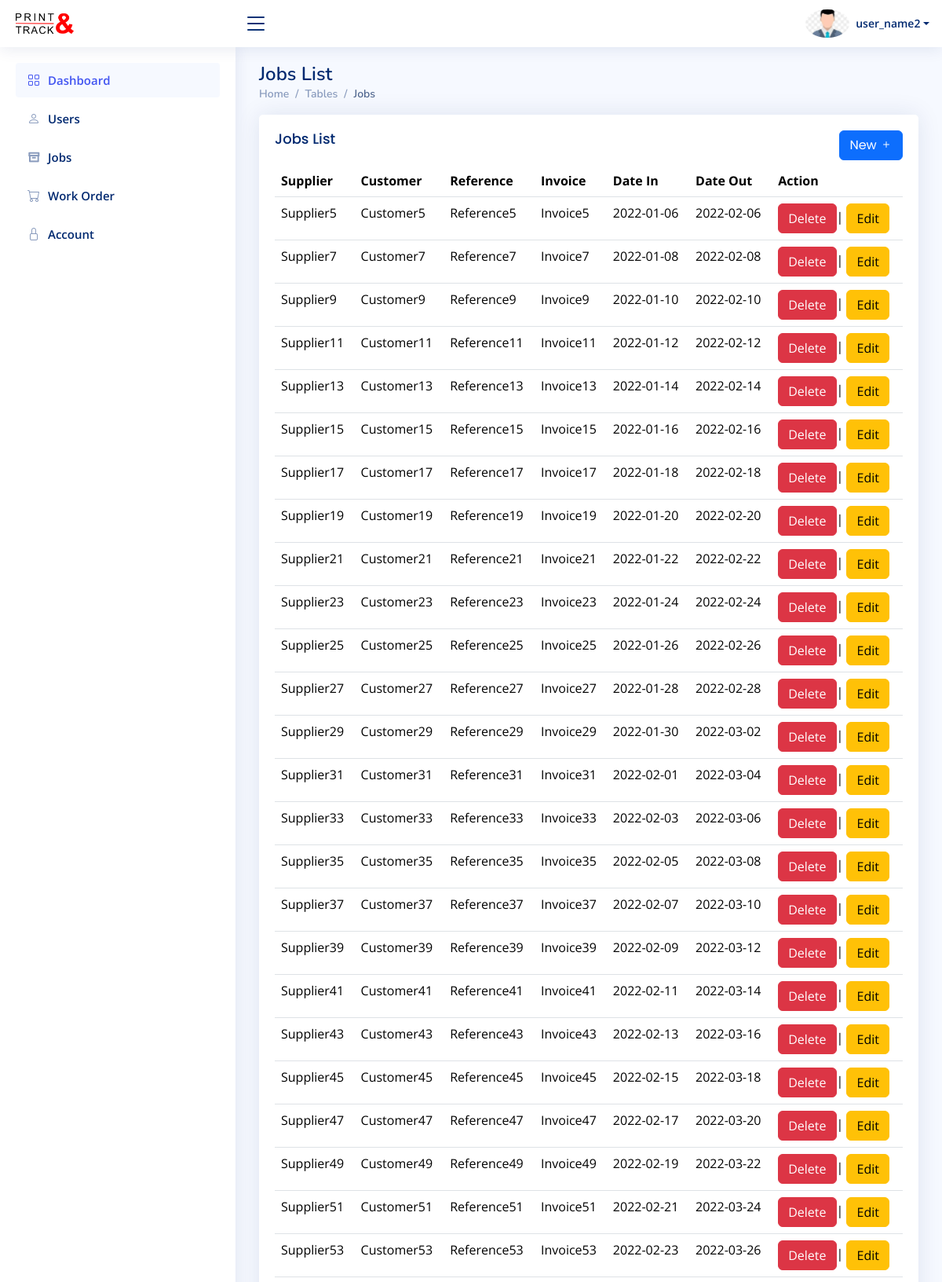
/admin/jobs.php (signed in, upper part), run on the app's committed database.
### tables this page shows
CREATE TABLE `jobs` (
  `job_id` int(11) NOT NULL,
  `user_id` int(11) NOT NULL,
  `supplier` varchar(255) DEFAULT NULL,
  `customer` varchar(255) DEFAULT NULL,
  `reference` varchar(255) DEFAULT NULL,
  `invoice` varchar(255) DEFAULT NULL,
  `date_in` date DEFAULT NULL,
  `date_out` date DEFAULT NULL,
  `archived` tinyint(1) DEFAULT 0
);

### admin/jobs.php (the view, shortened to what this page needs)
<!DOCTYPE html>
<html lang="en">
<head>
  <link href="../assets/vendor/bootstrap/css/bootstrap.min.css" rel="stylesheet">
  <link href="../assets/vendor/bootstrap-icons/bootstrap-icons.css" rel="stylesheet">
  <link href="../assets/vendor/boxicons/css/boxicons.min.css" rel="stylesheet">
  <link href="../assets/vendor/quill/quill.snow.css" rel="stylesheet">
  <link href="../assets/vendor/quill/quill.bubble.css" rel="stylesheet">
  <link href="../assets/vendor/remixicon/remixicon.css" rel="stylesheet">
  <link href="../assets/vendor/simple-datatables/style.css" rel="stylesheet">
  <link href="../assets/css/style.css" rel="stylesheet">
</head>
<body>
  <?php include('header.php') ?>
  <?php include('sidebar.php') ?>
  <main id="main" class="main">
    <div class="pagetitle">
      <h1>Jobs List</h1>
      <nav>
        <ol class="breadcrumb">
          <li class="breadcrumb-item"><a href="dashboard.php">Home</a></li>
          <li class="breadcrumb-item">Tables</li>
          <li class="breadcrumb-item active">Jobs</li>
        </ol>
      </nav>
    </div>
    <section class="section">
      <div class="row">
        <div class="col-lg-12">
          <div class="card">
            <div class="card-body">
              <h5 class="card-title">Jobs List <a class="btn btn-primary float-end" href="jobnew.php"> New <i class="bi bi-plus"></i>  <span></span></a></h5>
              <table class="table datatable">
                <thead>
                  <tr>
                    <th>Supplier</th>
                    <th>Customer</th>
                    <th>Reference</th>
                    <th>Invoice</th>
                    <th>Date In</th>
                    <th>Date Out</th>
                    <th>Action</th>
                  </tr>
                </thead>
                <tbody>
                <?php
                  include '../includes/db.php';
                  $sql = "SELECT * FROM jobs where archived = 1";
                  $result = $conn->query($sql);
                  if ($result->num_rows > 0) {
                      $rows = $result->fetch_all(MYSQLI_ASSOC);
                      foreach ($rows as $row):
                      ?>
                      <tr>
                          <td><?php echo $row['supplier']; ?></td>
                          <td><?php echo $row['customer']; ?></td>
                          <td><?php echo $row['reference']; ?></td>
                          <td><?php echo $row['invoice']; ?></td>
                          <td><?php echo $row['date_in']; ?></td>
                          <td><?php echo $row['date_out']; ?></td>
                          <td>
                              <form action="actions/job_delete_action.php" method="POST">
                                  <button type="submit" name="delete" class="btn btn-danger">Delete</button>|
                                  <a href="jobedit.php?id=<?php echo $row['job_id']; ?>" class="btn btn-warning">Edit</a>
                              </form>
                          </td>
                      </tr>
                      <?php endforeach;
                  } else {
                      echo "No records found";
                  }
                ?>
                </tbody>
              </table>
            </div>
          </div>
        </div>
      </div>
    </section>
  </main>
</body>
</html>

### assets/css/style.css (style rules this page uses)
:root { scroll-behavior: smooth; }
body { font-family: "Open Sans", sans-serif; background: #f6f9ff; color: #444444; }
a { color: #4154f1; text-decoration: none; }
h1, h2, h3, h4, h5, h6 { font-family: "Nunito", sans-serif; }
#main { margin-top: 60px; padding: 20px 30px; transition: all 0.3s; }
.pagetitle { margin-bottom: 10px; }
.pagetitle h1 { font-size: 24px; margin-bottom: 0; font-weight: 600; color: #012970; }
.card { margin-bottom: 30px; border: none; border-radius: 5px; box-shadow: 0px 0 30px rgba(1, 41, 112, 0.1); }
.card-title { padding: 20px 0 15px 0; font-size: 18px; font-weight: 500; color: #012970; font-family: "Poppins", sans-serif; }
.card-body { padding: 0 20px 20px 20px; }
.breadcrumb { font-size: 14px; font-family: "Nunito", sans-serif; color: #899bbd; font-weight: 600; }
.breadcrumb a { color: #899bbd; transition: 0.3s; }
.breadcrumb .breadcrumb-item::before { color: #899bbd; }
.breadcrumb .active { color: #51678f; font-weight: 600; }
@media (min-width: 1200px) { #main, #footer { margin-left: 300px; } }

### data on the page
jobs: supplier "Supplier5", customer "Customer5", reference "Reference5", invoice "Invoice5", date_in "2022-01-06", date_out "2022-02-06"
jobs: supplier "Supplier7", customer "Customer7", reference "Reference7", invoice "Invoice7", date_in "2022-01-08", date_out "2022-02-08"
jobs: supplier "Supplier9", customer "Customer9", reference "Reference9", invoice "Invoice9", date_in "2022-01-10", date_out "2022-02-10"
jobs: supplier "Supplier11", customer "Customer11", reference "Reference11", invoice "Invoice11", date_in "2022-01-12", date_out "2022-02-12"
jobs: supplier "Supplier13", customer "Customer13", reference "Reference13", invoice "Invoice13", date_in "2022-01-14", date_out "2022-02-14"
jobs: supplier "Supplier15", customer "Customer15", reference "Reference15", invoice "Invoice15", date_in "2022-01-16", date_out "2022-02-16"
jobs: supplier "Supplier17", customer "Customer17", reference "Reference17", invoice "Invoice17", date_in "2022-01-18", date_out "2022-02-18"
jobs: supplier "Supplier19", customer "Customer19", reference "Reference19", invoice "Invoice19", date_in "2022-01-20", date_out "2022-02-20"
jobs: supplier "Supplier21", customer "Customer21", reference "Reference21", invoice "Invoice21", date_in "2022-01-22", date_out "2022-02-22"
jobs: supplier "Supplier23", customer "Customer23", reference "Reference23", invoice "Invoice23", date_in "2022-01-24", date_out "2022-02-24"
jobs: supplier "Supplier25", customer "Customer25", reference "Reference25", invoice "Invoice25", date_in "2022-01-26", date_out "2022-02-26"
jobs: supplier "Supplier27", customer "Customer27", reference "Reference27", invoice "Invoice27", date_in "2022-01-28", date_out "2022-02-28"
jobs: supplier "Supplier29", customer "Customer29", reference "Reference29", invoice "Invoice29", date_in "2022-01-30", date_out "2022-03-02"
jobs: supplier "Supplier31", customer "Customer31", reference "Reference31", invoice "Invoice31", date_in "2022-02-01", date_out "2022-03-04"
jobs: supplier "Supplier33", customer "Customer33", reference "Reference33", invoice "Invoice33", date_in "2022-02-03", date_out "2022-03-06"
jobs: supplier "Supplier35", customer "Customer35", reference "Reference35", invoice "Invoice35", date_in "2022-02-05", date_out "2022-03-08"
jobs: supplier "Supplier37", customer "Customer37", reference "Reference37", invoice "Invoice37", date_in "2022-02-07", date_out "2022-03-10"
jobs: supplier "Supplier39", customer "Customer39", reference "Reference39", invoice "Invoice39", date_in "2022-02-09", date_out "2022-03-12"
jobs: supplier "Supplier41", customer "Customer41", reference "Reference41", invoice "Invoice41", date_in "2022-02-11", date_out "2022-03-14"
jobs: supplier "Supplier43", customer "Customer43", reference "Reference43", invoice "Invoice43", date_in "2022-02-13", date_out "2022-03-16"
jobs: supplier "Supplier45", customer "Customer45", reference "Reference45", invoice "Invoice45", date_in "2022-02-15", date_out "2022-03-18"
jobs: supplier "Supplier47", customer "Customer47", reference "Reference47", invoice "Invoice47", date_in "2022-02-17", date_out "2022-03-20"
jobs: supplier "Supplier49", customer "Customer49", reference "Reference49", invoice "Invoice49", date_in "2022-02-19", date_out "2022-03-22"
jobs: supplier "Supplier51", customer "Customer51", reference "Reference51", invoice "Invoice51", date_in "2022-02-21", date_out "2022-03-24"
jobs: supplier "Supplier53", customer "Customer53", reference "Reference53", invoice "Invoice53", date_in "2022-02-23", date_out "2022-03-26"

### other printed values
$_SESSION['username'] "user_name2"
